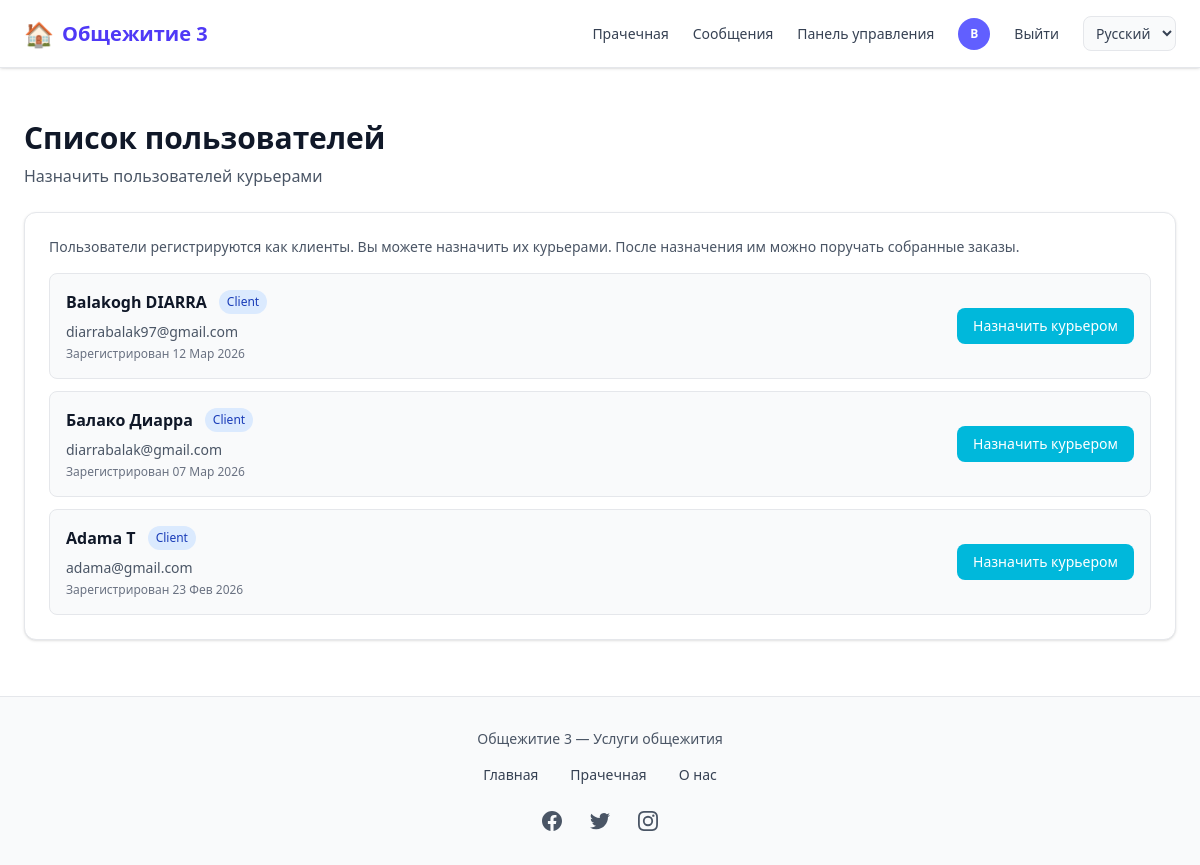
Page /users/ (signed in) on the committed database.
### comptes/models.py (models this page shows, shortened)
class CustomUser(AbstractUser):
    USER_TYPES = (
        ('ADMIN', 'Administrateur'),
        ('client', 'Client'),
        ('vendeur', 'Vendeur'),
        ('coursier', 'Coursier'),
    )
    user_type = models.CharField(max_length=22, choices=USER_TYPES, default="client")
    email = models.EmailField('Adresse email', unique=True,max_length=50)
    telephone = models.CharField(max_length=20, unique=True, blank=True)
    photo = models.ImageField(upload_to=user_photo_upload_to, null=True, blank=True)
    is_premium = models.BooleanField(default=False)
    GENRE = (('masculin', 'Masculin'), ('feminin', 'Féminin'))
    genre = models.CharField(max_length=22, choices=GENRE, null=True, blank=True)
    date_inscription = models.DateField(auto_now_add=True)
    latitude = models.DecimalField(max_digits=9, decimal_places=6, blank=True, null=True)
    longitude = models.DecimalField(max_digits=9, decimal_places=6, blank=True, null=True)
    last_activity = models.DateTimeField(null=True, blank=True, verbose_name="Dernière activité")
    REQUIRED_FIELDS = ['email', 'user_type']

### comptes/views.py (the view)
# urls.py: path('users/', views.list_users, name='list_users'),
@login_required
def list_users(request):
    if request.user.user_type not in ['vendeur', 'ADMIN']:
        messages.error(request, gettext("Access denied. You must be a seller or administrator."))
        return redirect('home')
    users = CustomUser.objects.filter(user_type='client').order_by('-date_joined')
    context = {
        'users': users,
        'user_display_default': gettext('User'),
    }
    return render(request, 'comptes/list_users.html', context)

### comptes/context_processors.py (called while the page is built)
def laverie_i18n_context(request):
    lang = getattr(request, 'LANGUAGE_CODE', None) or 'ru'
    return {'laverie_i18n': LAVERIE_I18N.get(lang, LAVERIE_I18N['en'])}

def notifications_context(request):
    context = {
        'pending_orders_count': 0,
        'packaged_orders_count': 0,
        'unread_messages_count': 0,
    }
    if request.user.is_authenticated:
        from chat.models import Message, Conversation
        conversations = Conversation.objects.filter(
            Q(participant1=request.user) | Q(participant2=request.user)
        )
        context['unread_messages_count'] = Message.objects.filter(
            Q(conversation__in=conversations) & ~Q(sender=request.user),
            lu=False
        ).count()
    return context

### laverie/models.py (called while the page is built)
    @classmethod
    def marquer_tickets_termines(cls):
        from django.utils import timezone
        now = timezone.now()
        return cls.objects.filter(
            statut__in=('reserve', 'en_cours'),
            fin__lt=now,
        ).update(statut='termine')

    @classmethod
    def marquer_tickets_en_cours(cls):
        from django.utils import timezone
        now = timezone.now()
        return cls.objects.filter(
            statut='reserve',
            debut__lte=now,
            fin__gte=now,
        ).update(statut='en_cours')

### templates/comptes/list_users.html
{% extends 'home.html' %}
{% load static %}
{% load i18n %}
{% block contenu %}
<div class="max-w-7xl mx-auto py-6">
    <div class="mb-6">
        <h1 class="text-3xl font-bold text-gray-900">{% trans "User list" %}</h1>
        <p class="text-gray-600 mt-2">{% trans "Promote users to couriers" %}</p>
    </div>
    <div class="bg-white rounded-xl shadow-sm p-6 border border-gray-200">
        <div class="mb-4">
            <p class="text-sm text-gray-600">
                {% trans "Users register as clients. You can promote them to couriers. Once promoted, they can be assigned to packed orders." %}
            </p>
        </div>
        <div class="space-y-3">
            {% for user in users %}
            <div class="flex items-center justify-between p-4 bg-gray-50 rounded-lg border border-gray-200">
                <div class="flex-1">
                    <div class="flex items-center gap-3 mb-2">
                        <p class="font-semibold text-gray-900">
                            {{ user.get_full_name|default:user_display_default }}
                        </p>
                        <span class="text-xs px-2 py-1 rounded-full bg-blue-100 text-blue-800">
                            {{ user.get_user_type_display }}
                        </span>
                    </div>
                    <p class="text-sm text-gray-600 mb-1">{{ user.email }}</p>
                    <p class="text-xs text-gray-500">{% trans "Registered on" %} {{ user.date_joined|date:"d M Y" }}</p>
                </div>
                <div class="ml-4">
                    <a href="{% url 'promote_to_coursier' user.id %}"
                       class="bg-cyan-500 hover:bg-cyan-600 text-white px-4 py-2 rounded-lg text-sm transition inline-block">
                        {% trans "Promote to courier" %}
                    </a>
                </div>
            </div>
            {% empty %}
            <p class="text-gray-500 text-center py-8">{% trans "No client users available" %}</p>
            {% endfor %}
        </div>
    </div>
</div>
{% endblock %}

### templates/nav_footer/nav.html (shortened to what this page needs)
{% load static %}
{% load i18n %}
<nav class="hidden md:flex fixed top-0 left-0 w-full z-50 bg-white border-b border-gray-200 shadow-sm">
  <div class="flex items-center justify-between w-full max-w-7xl mx-auto px-6 py-4">
    <a href="{% url 'home' %}"
       class="flex items-center space-x-2 text-indigo-600 text-xl font-semibold hover:opacity-90 transition">
      <span class="text-2xl">🏠</span>
      <span>{% trans "Dortoir 3" %}</span>
    </a>
    <div class="flex items-center space-x-6 text-sm font-medium">
      <a href="{% url 'laverie:accueil' %}"
         class="text-gray-700 hover:text-indigo-500 transition">
        {% trans "Laverie" %}
      </a>
      {% if user.is_authenticated %}
        <a href="{% url 'chat:mes_conversations' %}"
           class="relative text-gray-700 hover:text-indigo-500 transition"
           id="nav-link-messages-desktop">
          {% trans "Messages" %}
        </a>
        {% if user.user_type == 'ADMIN' %}
          <a href="{% url 'dashboard' %}"
             class="text-gray-700 hover:text-indigo-500 transition">
            {% trans "Dashboard" %}
          </a>
        {% endif %}
        <a href="{% url 'profile' %}" class="flex items-center">
          {% if user.photo %}
            <img src="{{ user.photo.url }}"
                 class="w-8 h-8 rounded-full object-cover border">
          {% else %}
            <div class="w-8 h-8 rounded-full bg-indigo-500 flex items-center justify-center text-white text-xs font-bold">
              {{ user.first_name|first|default:user.email|first|upper }}
            </div>
          {% endif %}
        </a>
        <a href="{% url 'logout' %}"
           class="text-gray-700 hover:text-red-500 transition">
          {% trans "Log out" %}
        </a>
      {% else %}
        <a href="{% url 'login' %}"
           class="text-gray-700 hover:text-indigo-500 transition">
          {% trans "Log in" %}
        </a>
      {% endif %}
      <form action="{% url 'set_language' %}" method="post" class="inline" id="lang-form-desktop">
        <select name="language" onchange="this.form.submit()" class="text-sm border border-gray-200 rounded-lg px-2 py-1.5 bg-gray-50 text-gray-700 cursor-pointer">
          {% get_current_language as CURRENT_LANG %}
          {% for code, name in LANGUAGES %}
          <option value="{{ code }}" {% if code == CURRENT_LANG %}selected{% endif %}>{{ name }}</option>
          {% endfor %}
        </select>
      </form>
    </div>
  </div>
</nav>
            {% get_current_language as CURRENT_LANG %}

### rows in the picture
CustomUser: first_name|first "B"
CustomUser: get_full_name "Balakogh DIARRA", user_type "Client", email "diarrabalak97@gmail.com", date_joined "12 Мар 2026"
CustomUser: get_full_name "Балако Диарра", user_type "Client", email "diarrabalak@gmail.com", date_joined "07 Мар 2026"
CustomUser: get_full_name "Adama T", user_type "Client", email "adama@gmail.com", date_joined "23 Фев 2026"

### other values in the picture
form field language "Русский"
